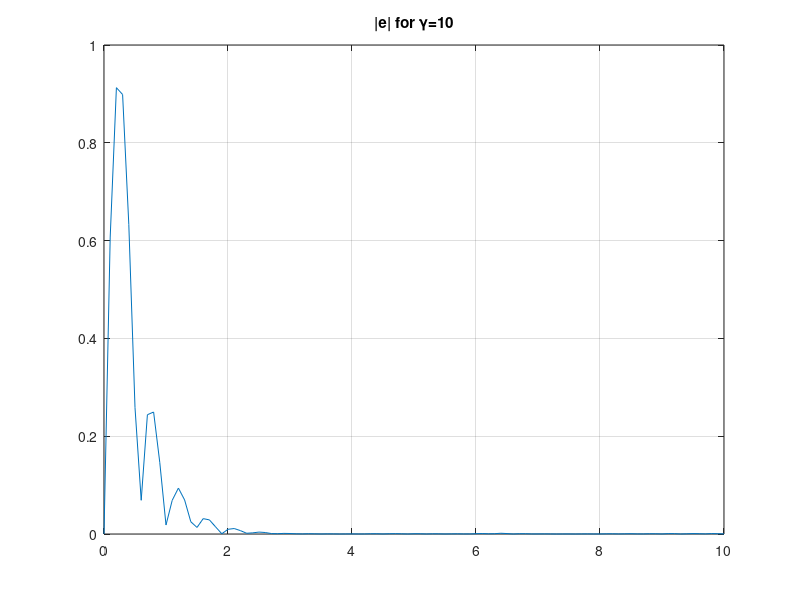
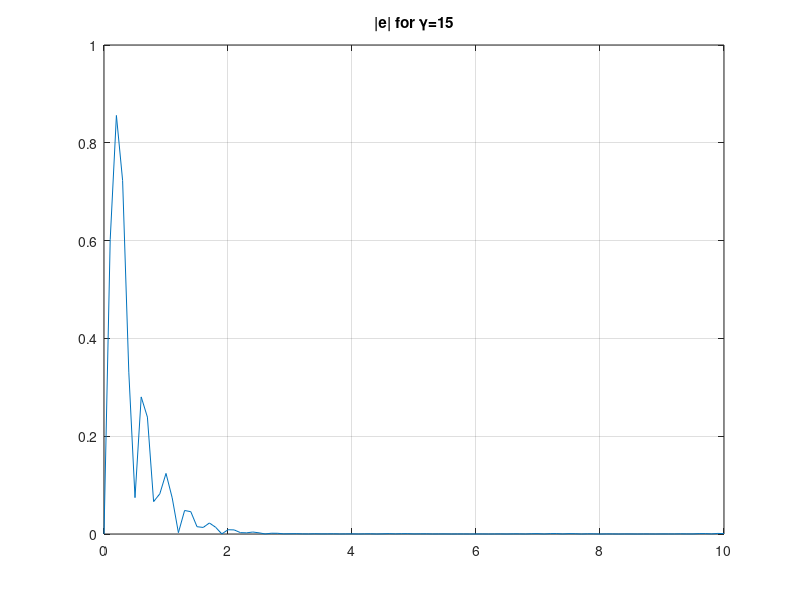
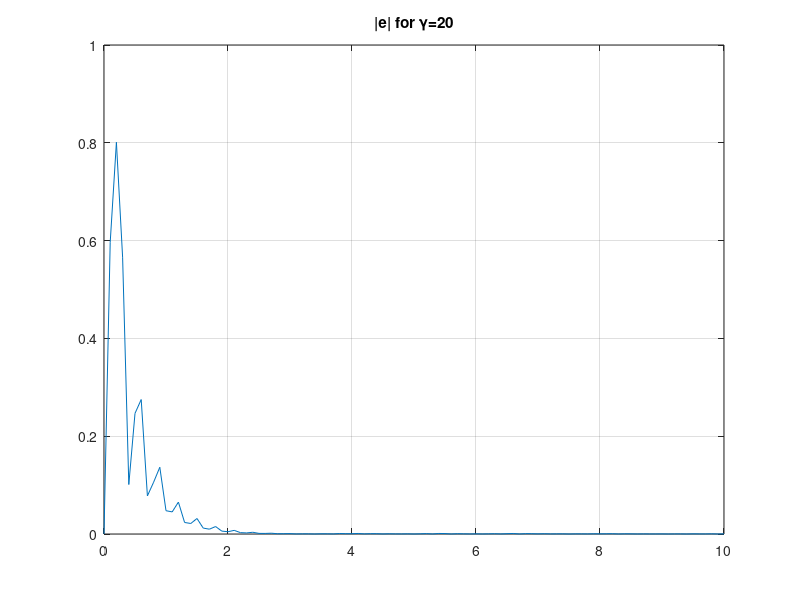
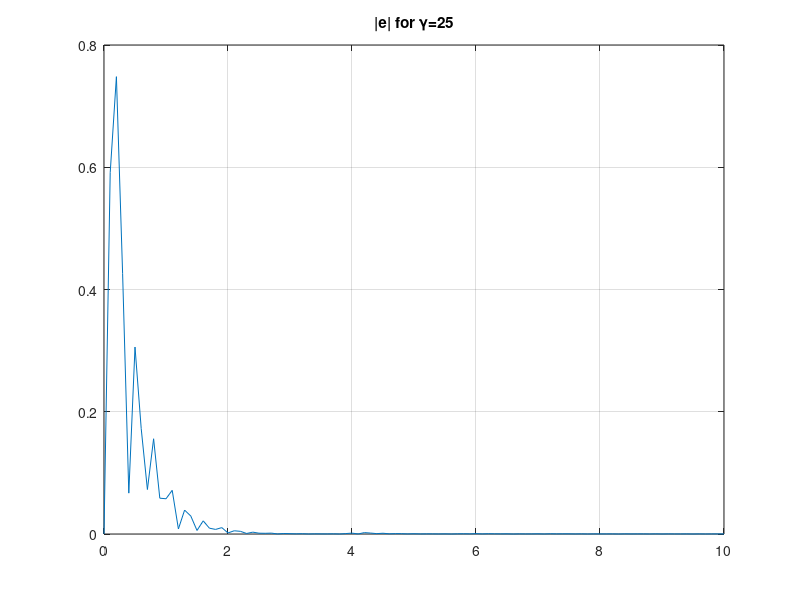

Recreate these plots in MATLAB, in order. (Note: this script raises an error after producing the figures.)
clear;
clc;
close all;

% real parameters
a = 4;
b = 1.5;

u = 5;
t = 0:0.1:10;

%% find gamma
g = [10,15,20,25,30,35];
am = 5;

% sim
for i = 1:length(g)
    odefun = @(t,x) [-a*x(1)+b*u;
        g(i)*x(4)*(x(1)-x(6));
        g(i)*x(5)*(x(1)-x(6));
        -am*x(4)+x(1);
        -am*x(5)+u;
        x(2)*x(6)-am*x(6)+x(3)*u];
    [t,x] = ode45(odefun,t,[0,0,0,0,0,0]);
    x_real = x(:,1);
    x_est = x(:,6);
    e = x_real - x_est;
    e = abs(e);
    figure();
    plot(t,e);
    grid on;
    title(['|e| for γ=', num2str(g(i))]);
    xlabel = ('Time (s)');
end

%% find am
g = 35;
am = [3,3.5,4,4.5,5,5.5];

% sim
for i = 1:length(am)
    odefun = @(t,x) [-a*x(1)+b*u;
        g*x(4)*(x(1)-x(6));
        g*x(5)*(x(1)-x(6));
        -am(i)*x(4)+x(1);
        -am(i)*x(5)+u;
        x(2)*x(6)-am(i)*x(6)+x(3)*u];
    [t,x] = ode45(odefun,t,[0,0,0,0,0,0]);
    a_est = am(i) - x(:,2);
    b_est = x(:,3);
    figure();
    hold on;
    plot(t,a_est);
    plot(t,b_est);
    yline(4);
    yline(1.5);
    hold off;
    grid on;
    title('am = ',num2str(am(i)));
    legend('$\hat{a}$','$\hat{b}$','$a_{real}$','$b_{real}$','interpreter','latex','FontSize',15);
end

%% simulation with optimal parameters
g = 35;
am = 4;

odefun = @(t,x) [-a*x(1)+b*u;
    g*x(4)*(x(1)-x(6));
    g*x(5)*(x(1)-x(6));
    -am*x(4)+x(1);
    -am*x(5)+u;
    x(2)*x(6)-am*x(6)+x(3)*u];
[t,x] = ode45(odefun,t,[0,0,0,0,0,0]);

x_real = x(:,1);
x_est = x(:,6);
e = x_real - x_est;
a_est = am - x(:,2);
b_est = x(:,3);

% plot x and x_est
figure();
hold on;
plot(t,x_real);
plot(t,x_est);
hold off;
grid on;
legend('$x$','$\hat{x}$','interpreter','latex','FontSize',15);

% plot e
figure();
plot(t,e);
grid on;
title(['e = x - $\hat{x}$'],'interpreter','latex','FontSize',15);

% plot a and b
figure();
hold on;
grid on;
plot(t,a_est);
plot(t,b_est);
yline(4);
yline(1.5);
hold off;
legend('$\hat{a}$','$\hat{b}$','$a$','$b$','interpreter','latex','FontSize',15);